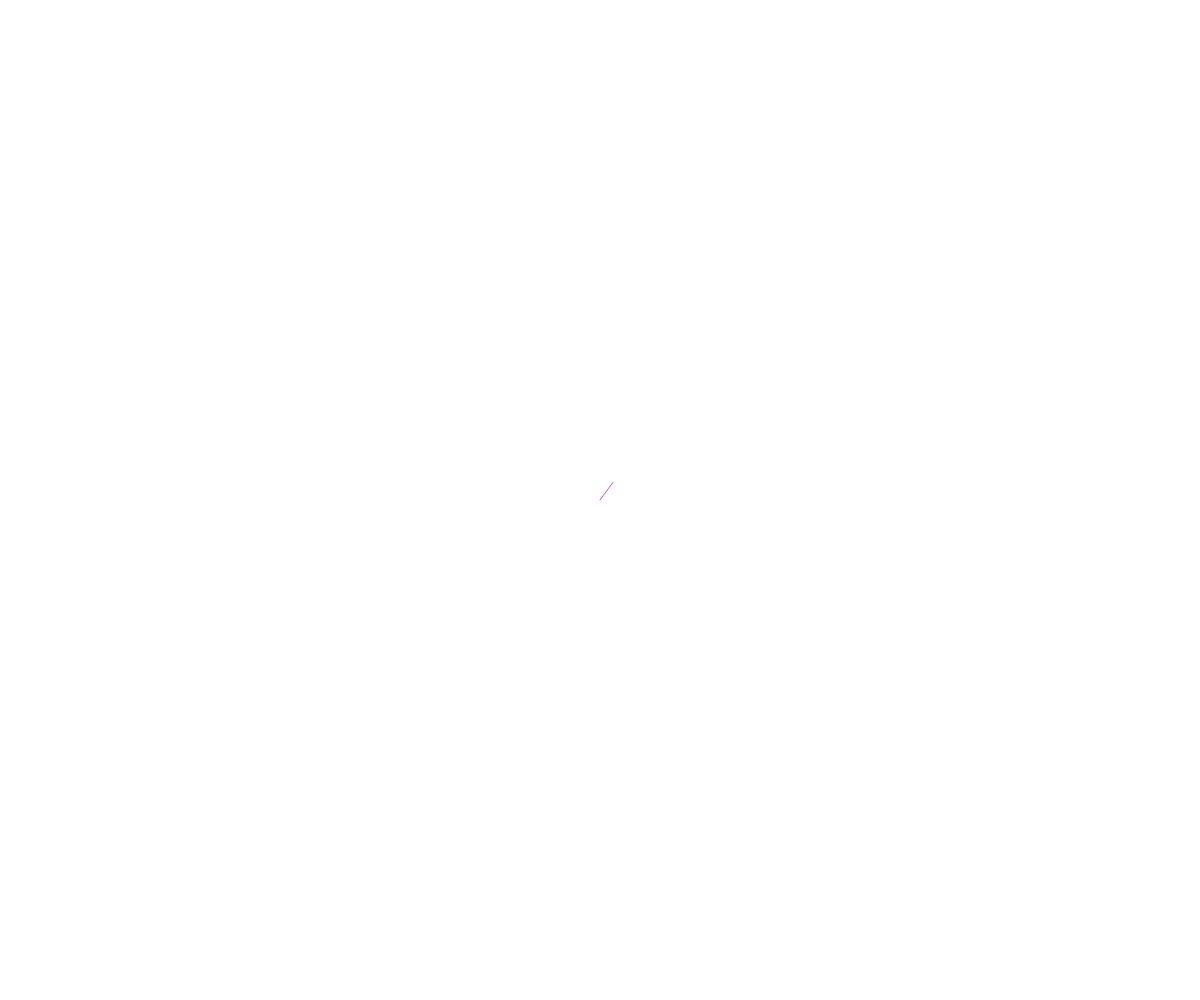
Frame 1 (no input)
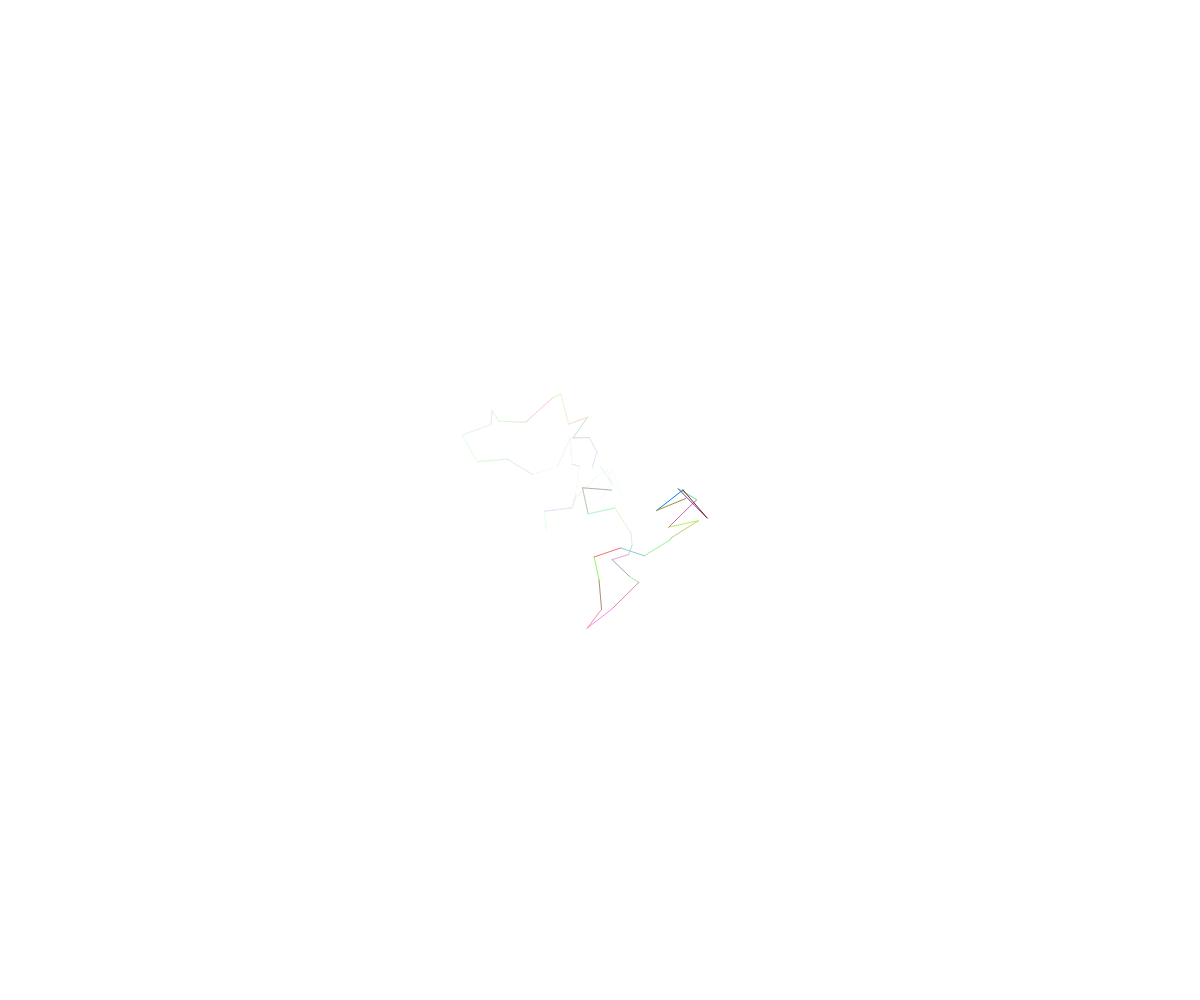
Frame 60 (no input)
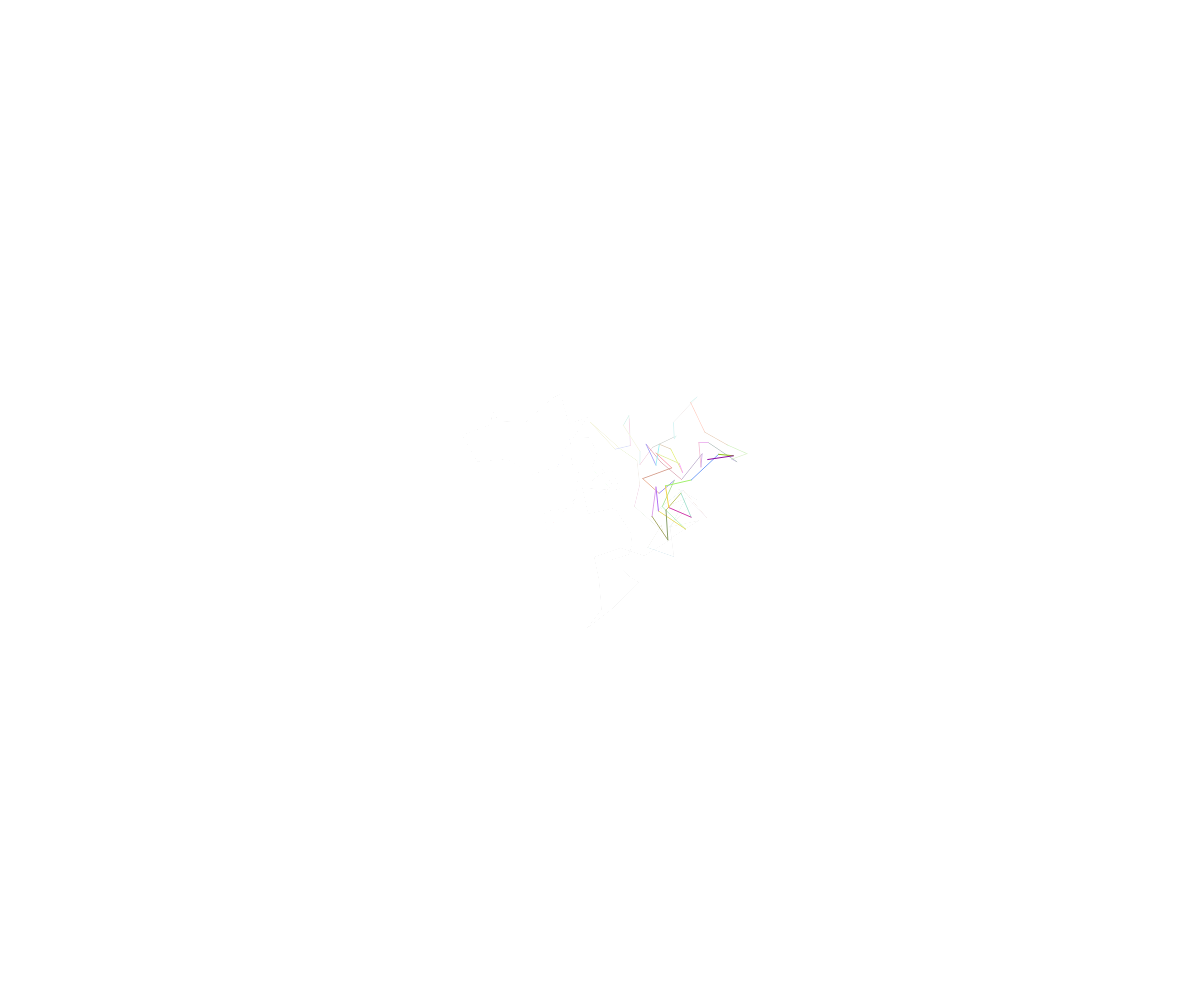
Frame 120 (the mouse pressed at the canvas centre since frame 60)

The p5.js sketch that drew these frames (run headless with seeded random() and noise() and a simulated clock; from frame 60 on, the mouse is pressed at the canvas centre):

// p5.js sketch
// ── sketch.js

var x, y, t, factorCrescimento, xAnterior, yAnterior;

function setup()
{
    createCanvas(windowWidth, windowHeight);

    x = width/2;
    y = height/2;
    xAnterior = x;
    yAnterior = y;
    v = 30;
    t = v;
    factorCrescimento = 2;
}

function draw()
{
    if (frameCount%75) background (255, 10);
    x += random(-v, v);
    y += random(-v, v);

    if (x<=0) x+=t;
    if (x>=width) x-=t;
    if (y<=0) y+=t;
    if (y>=height) y-=t;
    

    if(t>30 || t<0) factorCrescimento*=-1;

    t += factorCrescimento;

    noFill();
    strokeWeight(1);
    stroke(random(255), random(255), random(255,));
    line(xAnterior, yAnterior, x, y);

    xAnterior = x;
    yAnterior = y;
}

function windowResized()
{
    resizeCanvas(windowWidth, windowHeight);
}
